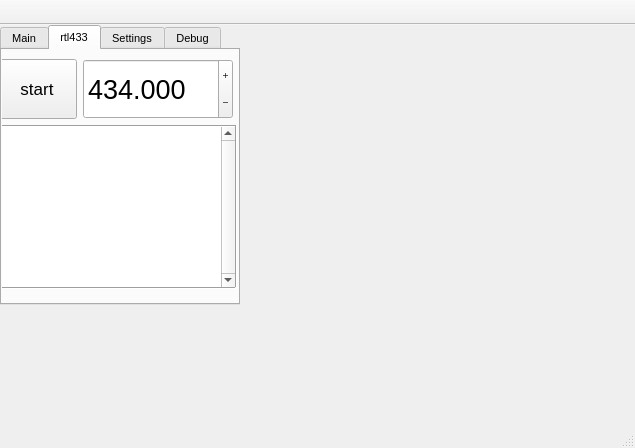
<?xml version="1.0" encoding="UTF-8"?>
<ui version="4.0">
 <class>MainWindow</class>
 <widget class="QMainWindow" name="MainWindow">
  <property name="geometry">
   <rect>
    <x>0</x>
    <y>0</y>
    <width>635</width>
    <height>448</height>
   </rect>
  </property>
  <property name="sizePolicy">
   <sizepolicy hsizetype="Fixed" vsizetype="Fixed">
    <horstretch>0</horstretch>
    <verstretch>0</verstretch>
   </sizepolicy>
  </property>
  <property name="font">
   <font>
    <pointsize>9</pointsize>
   </font>
  </property>
  <property name="windowTitle">
   <string>MainWindow</string>
  </property>
  <widget class="QWidget" name="centralWidget">
   <widget class="QTabWidget" name="tabWidgetMain">
    <property name="geometry">
     <rect>
      <x>0</x>
      <y>0</y>
      <width>240</width>
      <height>280</height>
     </rect>
    </property>
    <property name="sizePolicy">
     <sizepolicy hsizetype="Fixed" vsizetype="Fixed">
      <horstretch>0</horstretch>
      <verstretch>0</verstretch>
     </sizepolicy>
    </property>
    <property name="minimumSize">
     <size>
      <width>240</width>
      <height>280</height>
     </size>
    </property>
    <property name="maximumSize">
     <size>
      <width>240</width>
      <height>280</height>
     </size>
    </property>
    <property name="font">
     <font>
      <pointsize>8</pointsize>
     </font>
    </property>
    <property name="currentIndex">
     <number>1</number>
    </property>
    <property name="usesScrollButtons">
     <bool>false</bool>
    </property>
    <widget class="QWidget" name="mainTab">
     <attribute name="title">
      <string>Main</string>
     </attribute>
     <widget class="QPushButton" name="pushButtonMinus">
      <property name="geometry">
       <rect>
        <x>10</x>
        <y>0</y>
        <width>121</width>
        <height>51</height>
       </rect>
      </property>
      <property name="text">
       <string>Minus</string>
      </property>
     </widget>
     <widget class="QPushButton" name="pushButtonPlus">
      <property name="geometry">
       <rect>
        <x>10</x>
        <y>60</y>
        <width>121</width>
        <height>61</height>
       </rect>
      </property>
      <property name="styleSheet">
       <string notr="true">background-color: rgb(136, 138, 133);</string>
      </property>
      <property name="text">
       <string>Plus</string>
      </property>
     </widget>
     <widget class="QCheckBox" name="checkBox">
      <property name="geometry">
       <rect>
        <x>50</x>
        <y>150</y>
        <width>92</width>
        <height>23</height>
       </rect>
      </property>
      <property name="text">
       <string>CheckBox</string>
      </property>
     </widget>
     <widget class="QProgressBar" name="progressBar">
      <property name="geometry">
       <rect>
        <x>10</x>
        <y>220</y>
        <width>211</width>
        <height>23</height>
       </rect>
      </property>
      <property name="sizePolicy">
       <sizepolicy hsizetype="Fixed" vsizetype="Fixed">
        <horstretch>0</horstretch>
        <verstretch>0</verstretch>
       </sizepolicy>
      </property>
      <property name="value">
       <number>0</number>
      </property>
     </widget>
    </widget>
    <widget class="QWidget" name="rtl433Tab">
     <attribute name="title">
      <string>rtl433</string>
     </attribute>
     <widget class="QWidget" name="verticalLayoutWidget">
      <property name="geometry">
       <rect>
        <x>-5</x>
        <y>-2</y>
        <width>400</width>
        <height>251</height>
       </rect>
      </property>
      <layout class="QVBoxLayout" name="verticalLayout">
       <property name="spacing">
        <number>6</number>
       </property>
       <property name="sizeConstraint">
        <enum>QLayout::SetDefaultConstraint</enum>
       </property>
       <property name="leftMargin">
        <number>0</number>
       </property>
       <property name="bottomMargin">
        <number>10</number>
       </property>
       <item>
        <layout class="QFormLayout" name="formLayout_2">
         <item row="1" column="0">
          <widget class="QPushButton" name="pushButtonRTL433Ctrl">
           <property name="minimumSize">
            <size>
             <width>80</width>
             <height>60</height>
            </size>
           </property>
           <property name="maximumSize">
            <size>
             <width>80</width>
             <height>60</height>
            </size>
           </property>
           <property name="font">
            <font>
             <pointsize>13</pointsize>
            </font>
           </property>
           <property name="focusPolicy">
            <enum>Qt::ClickFocus</enum>
           </property>
           <property name="text">
            <string>start</string>
           </property>
           <property name="checkable">
            <bool>true</bool>
           </property>
          </widget>
         </item>
         <item row="1" column="1">
          <widget class="QDoubleSpinBox" name="doubleSpinBoxRTL433Freq">
           <property name="sizePolicy">
            <sizepolicy hsizetype="Preferred" vsizetype="Fixed">
             <horstretch>0</horstretch>
             <verstretch>0</verstretch>
            </sizepolicy>
           </property>
           <property name="minimumSize">
            <size>
             <width>150</width>
             <height>60</height>
            </size>
           </property>
           <property name="maximumSize">
            <size>
             <width>150</width>
             <height>60</height>
            </size>
           </property>
           <property name="font">
            <font>
             <pointsize>20</pointsize>
             <stylestrategy>PreferDefault</stylestrategy>
            </font>
           </property>
           <property name="cursor">
            <cursorShape>BlankCursor</cursorShape>
           </property>
           <property name="styleSheet">
            <string notr="true"/>
           </property>
           <property name="buttonSymbols">
            <enum>QAbstractSpinBox::PlusMinus</enum>
           </property>
           <property name="showGroupSeparator" stdset="0">
            <bool>true</bool>
           </property>
           <property name="decimals">
            <number>3</number>
           </property>
           <property name="minimum">
            <double>25.000000000000000</double>
           </property>
           <property name="maximum">
            <double>999.990000000000009</double>
           </property>
           <property name="singleStep">
            <double>0.100000000000000</double>
           </property>
           <property name="value">
            <double>434.000000000000000</double>
           </property>
          </widget>
         </item>
        </layout>
       </item>
       <item>
        <widget class="QTextEdit" name="textEditRTL433RawLog">
         <property name="enabled">
          <bool>true</bool>
         </property>
         <property name="sizePolicy">
          <sizepolicy hsizetype="Fixed" vsizetype="Expanding">
           <horstretch>0</horstretch>
           <verstretch>0</verstretch>
          </sizepolicy>
         </property>
         <property name="minimumSize">
          <size>
           <width>240</width>
           <height>0</height>
          </size>
         </property>
         <property name="maximumSize">
          <size>
           <width>240</width>
           <height>16777215</height>
          </size>
         </property>
         <property name="baseSize">
          <size>
           <width>240</width>
           <height>0</height>
          </size>
         </property>
         <property name="font">
          <font>
           <pointsize>7</pointsize>
          </font>
         </property>
         <property name="cursor" stdset="0">
          <cursorShape>BlankCursor</cursorShape>
         </property>
         <property name="tabletTracking">
          <bool>true</bool>
         </property>
         <property name="autoFillBackground">
          <bool>true</bool>
         </property>
         <property name="inputMethodHints">
          <set>Qt::ImhNone</set>
         </property>
         <property name="frameShape">
          <enum>QFrame::Box</enum>
         </property>
         <property name="verticalScrollBarPolicy">
          <enum>Qt::ScrollBarAlwaysOn</enum>
         </property>
         <property name="autoFormatting">
          <set>QTextEdit::AutoAll</set>
         </property>
         <property name="readOnly">
          <bool>true</bool>
         </property>
         <property name="overwriteMode">
          <bool>false</bool>
         </property>
         <property name="textInteractionFlags">
          <set>Qt::NoTextInteraction</set>
         </property>
        </widget>
       </item>
      </layout>
     </widget>
    </widget>
    <widget class="QWidget" name="settingsTab">
     <attribute name="title">
      <string>Settings</string>
     </attribute>
    </widget>
    <widget class="QWidget" name="debugTab">
     <attribute name="title">
      <string>Debug</string>
     </attribute>
    </widget>
   </widget>
  </widget>
  <widget class="QToolBar" name="mainToolBar">
   <property name="sizePolicy">
    <sizepolicy hsizetype="Fixed" vsizetype="Fixed">
     <horstretch>0</horstretch>
     <verstretch>0</verstretch>
    </sizepolicy>
   </property>
   <property name="minimumSize">
    <size>
     <width>240</width>
     <height>25</height>
    </size>
   </property>
   <property name="contextMenuPolicy">
    <enum>Qt::NoContextMenu</enum>
   </property>
   <property name="movable">
    <bool>false</bool>
   </property>
   <attribute name="toolBarArea">
    <enum>TopToolBarArea</enum>
   </attribute>
   <attribute name="toolBarBreak">
    <bool>false</bool>
   </attribute>
  </widget>
  <widget class="QStatusBar" name="statusBar"/>
 </widget>
 <layoutdefault spacing="6" margin="11"/>
 <tabstops>
  <tabstop>pushButtonMinus</tabstop>
  <tabstop>pushButtonPlus</tabstop>
  <tabstop>checkBox</tabstop>
  <tabstop>pushButtonRTL433Ctrl</tabstop>
  <tabstop>doubleSpinBoxRTL433Freq</tabstop>
  <tabstop>tabWidgetMain</tabstop>
 </tabstops>
 <resources/>
 <connections/>
</ui>
